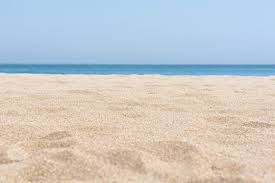
#> input picture images/beach sand.jpg, 275 x 183 px; its folder holds only this picture in this run
$ python vermillion.py
#> lines starting #> are read from the running program, lines starting #| are printed output that depends on the picture; after the words box and inside, x2 and y2 are one past the last pixel; in counts of white or black regions, pixels touching at a corner belong together
import cv2
import numpy as np
import os

# -------------------------------------------------
# Vermillion v0.2
# AI-Guided Terrain Traversability Analyzer
# -------------------------------------------------

# Always locate the images folder relative to this script
BASE_DIR = os.path.dirname(os.path.abspath(__file__))
IMAGE_FOLDER = os.path.join(BASE_DIR, "images")

# Check if the folder exists
if not os.path.exists(IMAGE_FOLDER):
    print(f"❌ Images folder not found!\nExpected location:\n{IMAGE_FOLDER}")
    exit()

# Get all JPG, JPEG and PNG images
image_files = [
    f for f in os.listdir(IMAGE_FOLDER)
    if f.lower().endswith((".jpg", ".jpeg", ".png"))
]

if len(image_files) == 0:
    print("❌ No images found inside the images folder.")
    exit()

print("=" * 50)
print("VERMILLION TERRAIN ANALYSIS")
print("=" * 50)

for filename in image_files:

    path = os.path.join(IMAGE_FOLDER, filename)

    img = cv2.imread(path)
#> img is the input picture: shape (183, 275, 3); mean B, G, R 200.6, 200.9, 199.6

    if img is None:
        print(f"⚠ Could not read {filename}")
        continue

    # -------------------------------------------------
    # Convert to Grayscale
    # -------------------------------------------------
    gray = cv2.cvtColor(img, cv2.COLOR_BGR2GRAY)
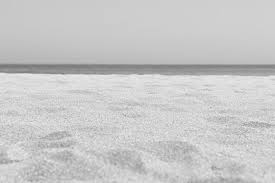
#> gray: shape (183, 275); min 116, max 240, mean 200.5

    # -------------------------------------------------
    # Edge Detection (Canny)
    # -------------------------------------------------
    edges = cv2.Canny(gray, 100, 200)
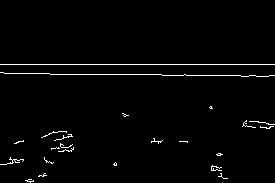
#> edges: shape (183, 275); 1.9% white in thin lines or dots, all inside (x1, y1, x2, y2) = (0, 64, 275, 183)

    # -------------------------------------------------
    # Corner Detection (Shi-Tomasi)
    # -------------------------------------------------
    corner_img = img.copy()

    corners = cv2.goodFeaturesToTrack(
        gray,
        maxCorners=1000,
        qualityLevel=0.01,
        minDistance=10
    )
#> corners = 191 rows, first 8: [115, 164], [13, 161], [211, 167], [36, 172], [61, 145], [72, 148], [257, 122], [71, 135]

    corner_count = 0

    if corners is not None:
        corners = np.intp(corners)
        corner_count = len(corners)
#> corner_count = 191

        for corner in corners:
            x, y = corner.ravel()
            cv2.circle(corner_img, (x, y), 4, (0, 0, 255), -1)
#> this loop made 191 passes
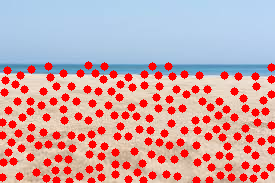
#> corner_img: shape (183, 275, 3); 18.45% of pixels changed, all inside (x1, y1, x2, y2) = (0, 61, 275, 183)

    # -------------------------------------------------
    # Calculate Edge Density
    # -------------------------------------------------
    edge_pixels = np.sum(edges > 0)
#> edge_pixels = 941
    total_pixels = edges.size
#> total_pixels = 50325

    edge_density = edge_pixels / total_pixels
#> edge_density = 0.0187

    # -------------------------------------------------
    # Rule-Based Terrain Classification
    # -------------------------------------------------
    if edge_density < 0.05:
        status = "🟢 SAFE"
    elif edge_density < 0.12:
        status = "🟡 CAUTION"
    else:
        status = "🔴 DANGER"

    # -------------------------------------------------
    # Print Results
    # -------------------------------------------------
    print("\n----------------------------------")
    print("Image          :", filename)
    print("Edge Density   :", round(edge_density, 3))
#| Edge Density   : 0.019
    print("Corner Count   :", corner_count)
#| Corner Count   : 191
    print("Terrain Status :", status)

    # -------------------------------------------------
    # Display Images
    # -------------------------------------------------
    cv2.imshow("Original Image", img)
    cv2.imshow("Grayscale Image", gray)
    cv2.imshow("Detected Edges", edges)
    cv2.imshow("Detected Corners", corner_img)

    cv2.waitKey(0)

cv2.destroyAllWindows()

print("\nAnalysis Complete.")

$ run again, on images/marble.jpg
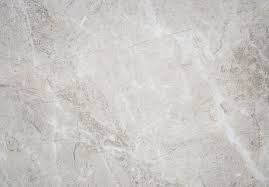
#> input picture images/marble.jpg, 269 x 187 px
#> img is the input picture: shape (187, 269, 3); mean B, G, R 196.3, 199.3, 201.6
#> `edges = cv2.Canny(gray, 100, 200)`:
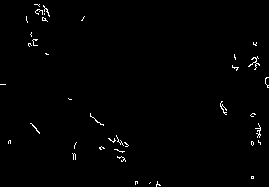
#> edges: shape (187, 269); 0.95% white in thin lines or dots
#> corners = 284 rows, first 8: [136, 182], [251, 115], [43, 12], [252, 177], [158, 184], [235, 182], [252, 144], [251, 39]
#> corner_count = 284
#> the loop `for corner in corners:` made 284 passes
#> after the loop `for corner in corners:`:
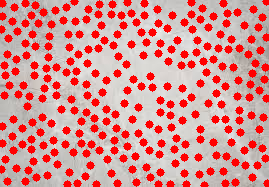
#> corner_img: shape (187, 269, 3); mean B, G, R 143, 145.2, 216.5
#> edge_pixels = 476
#> edge_density = 0.00946
#| Edge Density   : 0.009
#| Corner Count   : 284
